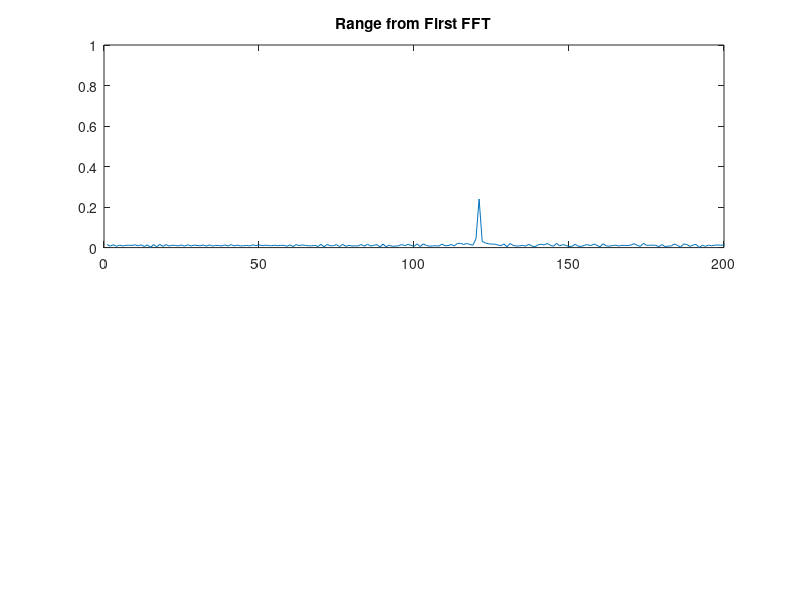
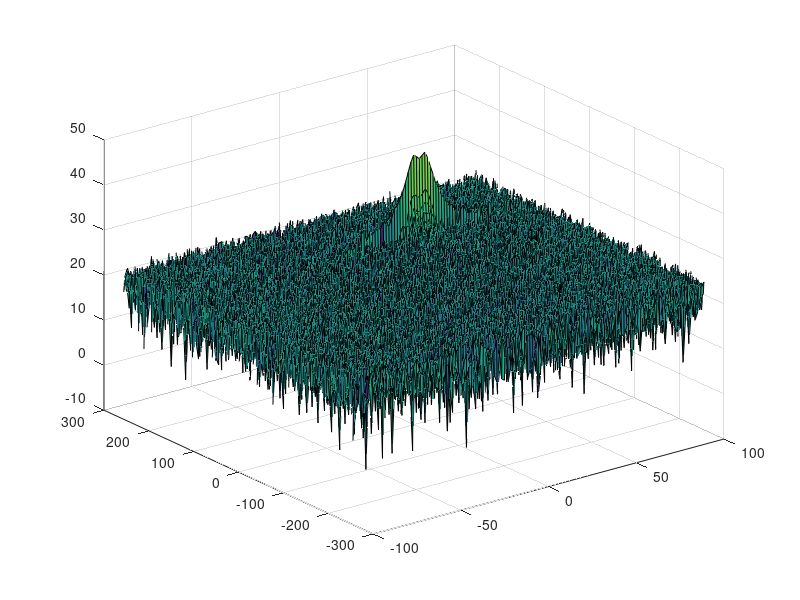

These figures' MATLAB source, in order: (Note: this script raises an error after producing the figures.)
clear all
clc;

%% Radar Specifications 
%%%%%%%%%%%%%%%%%%%%%%%%%%%
% Frequency of operation = 77GHz / Operating carrier frequency of Radar /carrier freq
%Max Range = 200m
%Range_Resolution = 1m
% Max Velocity = 100 m/s
fc= 77e9;
r_max = 200;
r_res = 1;
v_max = 100;
%%%%%%%%%%%%%%%%%%%%%%%%%%%
%speed of light = 3e8
c = 3e8;
%chirp factor cf
cf = 5.5;

%% User Defined Range and Velocity of target
% *%TODO* :
% define the target's initial position and velocity. Note : Velocity
% remains contant
%initial range of target = 120m and velocetiy = 35m/s
target_dist = 120;
target_vel = 35; 


%% FMCW Waveform Generation

% *%TODO* :
%Design the FMCW waveform by giving the specs of each of its parameters.
% Calculate the Bandwidth (B), Chirp Time (Tchirp) and Slope (slope) of the FMCW
% chirp using the requirements above.

B = c / (2*r_res);
Tchirp = cf*2*r_max/c;
slope = B/Tchirp;

                                                          
%The number of chirps in one sequence. Its ideal to have 2^ value for the ease of running the FFT
%for Doppler Estimation. 
Nd=128;                   % #of doppler cells OR #of sent periods % number of chirps

%The number of samples on each chirp. 
Nr=1024;                  %for length of time OR # of range cells

% Timestamp for running the displacement scenario for every sample on each
% chirp
t=linspace(0,Nd*Tchirp,Nr*Nd); %total time for samples


%Creating the vectors for Tx, Rx and Mix based on the total samples input.
Tx=zeros(1,length(t)); %transmitted signal
Rx=zeros(1,length(t)); %received signal
Mix = zeros(1,length(t)); %beat signal

%Similar vectors for range_covered and time delay.
r_t=zeros(1,length(t));
td=zeros(1,length(t));




%% Signal generation and Moving Target simulation
% Running the radar scenario over the time. 

for i=1:length(t)         
    
    
    % *%TODO* :
    %For each time stamp update the Range of the Target for constant velocity.
    %range of target gets de/increased by const velocity * time passed
    r_t(i) = target_dist + target_vel * t(i);
    %the time delay is given by the distance from ego vehicle to target and
    %back and the signals speed
    td(i) = 2 * r_t(i) / c;
    
    % *%TODO* :
    %For each time sample we need update the transmitted and
    %received signal. 
    Tx(i) = cos(2*pi*(fc*t(i) + slope * t(i)^2 / 2.0 ));
    Rx(i) = cos(2*pi*(fc*(t(i)-td(i)) + slope * (t(i)-td(i))^2 / 2.0 ));
    
    % *%TODO* :
    %Now by mixing the Transmit and Receive generate the beat signal
    %This is done by element wise matrix multiplication of Transmit and
    %Receiver Signal
    Mix(i) = Tx(i).* Rx(i); 
    
end

%% RANGE MEASUREMENT


 % *%TODO* :
%reshape the vector into Nr*Nd array. Nr and Nd here would also define the size of
%Range and Doppler FFT respectively.
beat = reshape(Mix,Nr,Nd);

 % *%TODO* :
%run the FFT on the beat signal along the range bins dimension (Nr) and
%normalize.
fft_beat = fft(beat,Nr);
fft_beat = fft_beat/Nr;

 % *%TODO* :
% Take the absolute value of FFT output
fft_beat = abs(fft_beat);

 % *%TODO* :
% Output of FFT is double sided signal, but we are interested in only one side of the spectrum.
% Hence we throw out half of the samples.
fft_beat = fft_beat(1:Nr/2);

%plotting the range
figure ('Name','Range from First FFT')
subplot(2,1,1)

 % *%TODO* :
 % plot FFT output 
plot(fft_beat);
axis ([0 200 0 1]);
title('Range from First FFT')  



%% RANGE DOPPLER RESPONSE
% The 2D FFT implementation is already provided here. This will run a 2DFFT
% on the mixed signal (beat signal) output and generate a range doppler
% map.You will implement CFAR on the generated RDM


% Range Doppler Map Generation.

% The output of the 2D FFT is an image that has reponse in the range and
% doppler FFT bins. So, it is important to convert the axis from bin sizes
% to range and doppler based on their Max values.

Mix=reshape(Mix,[Nr,Nd]);

% 2D FFT using the FFT size for both dimensions.
sig_fft2 = fft2(Mix,Nr,Nd);

% Taking just one side of signal from Range dimension.
sig_fft2 = sig_fft2(1:Nr/2,1:Nd);
sig_fft2 = fftshift (sig_fft2);
RDM = abs(sig_fft2);
RDM = 10*log10(RDM) ;

%use the surf function to plot the output of 2DFFT and to show axis in both
%dimensions
doppler_axis = linspace(-100,100,Nd);
range_axis = linspace(-200,200,Nr/2)*((Nr/2)/400);
figure,surf(doppler_axis,range_axis,RDM);

%% CFAR implementation

%Slide Window through the complete Range Doppler Map


%Select the number of Training Cells in both the dimensions.
T=[7,4];
%Select the number of Guard Cells in both dimensions around the Cell under 
%test (CUT) for accurate estimation
G=[3,3];


% *%TODO* :
% offset the threshold by SNR value in dB
offset = 5;
threshold_cfar = zeros(size(RDM))-1;
signal_cfar = zeros(size(RDM));

% *%TODO* :
%Create a vector to store noise_level for each iteration on training cells
noise_level = zeros(1,1);


% *%TODO* :
%design a loop such that it slides the CUT across range doppler map by
%giving margins at the edges for Training and Guard Cells.
%For every iteration sum the signal level within all the training
%cells. To sum convert the value from logarithmic to linear using db2pow
%function. Average the summed values for all of the training
%cells used. After averaging convert it back to logarithimic using pow2db.
%Further add the offset to it to determine the threshold. Next, compare the
%signal under CUT with this threshold. If the CUT level > threshold assign
%it a value of 1, else equate it to 0.
size = size(RDM);
rdm_size_x = size(1);
rdm_size_y = size(2);

for i = (T(1)+G(1)+1) : (rdm_size_x-(G(1)+T(1)))
   for j = (T(2)+G(2)+1) : (rdm_size_y-(G(2)+T(2)))
       % Use RDM[x,y] as the matrix from the output of 2D FFT for implementing CFAR
       %Fist sum the overall test cell region, then substract the sum of
       %the overall guardcell region.
       noise_sum = sum(db2pow(RDM( i-T(1)-G(1) : i+T(1)+G(1), j-G(2)-T(2) : j+G(2)+T(2) )),'all') -...
                    sum(db2pow(RDM(i-G(1) : i+G(1), j-G(2) : j+G(2) )),'all');
                
       num_Tcells = (2*( T(1)+G(1) ) +1) * (2*( T(2)+G(2) ) +1) ...
                    - (2* G(1) +1) * (2* G(2) +1);

       threshold = pow2db(noise_sum / num_Tcells);
       threshold = threshold + offset;
       threshold_cfar(i,j) = threshold;
                
                
       CUT = RDM(i,j);
       if (CUT > threshold)
            signal_cfar(i,j) = 1;
       end
       %signal_cfar is initialized with yeros.
   end
end    

   




% *%TODO* :
% The process above will generate a thresholded block, which is smaller 
%than the Range Doppler Map as the CUT cannot be located at the edges of
%matrix. Hence,few cells will not be thresholded. To keep the map size same
% set those values to 0. 
 








% *%TODO* :
%display the CFAR output using the Surf function like we did for Range
%Doppler Response output.
figure,surf(doppler_axis,range_axis,signal_cfar);
colorbar;
title('2D CFAR')

 
 